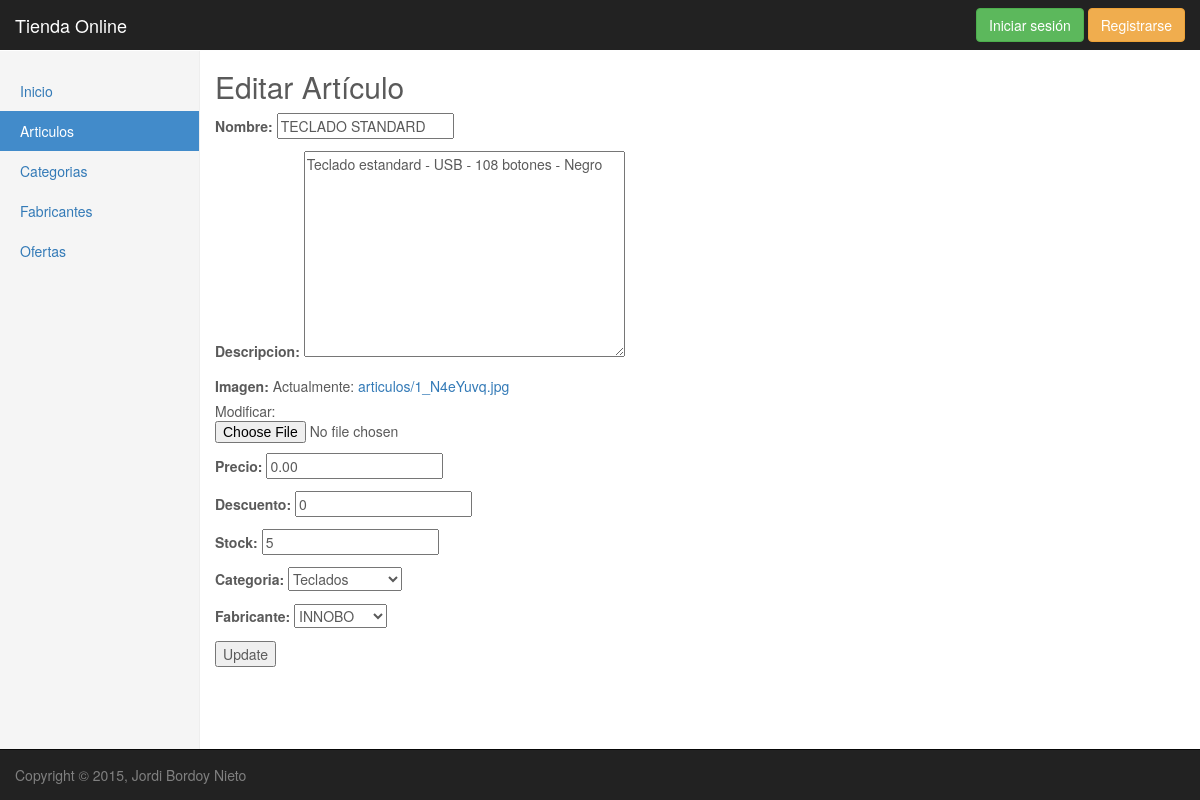
Page /articulos/editarArticulo/1/ on the committed database.
### articulos/models.py (models this page shows, shortened)
class Articulo(models.Model):
	nombre = models.CharField(max_length=30, unique = True, null = False, default='')
	descripcion = models.TextField(blank = True, null = True)
	imagen = models.ImageField(upload_to='articulos', verbose_name='Imagen', default = '')
	precio = models.DecimalField(default=0, max_digits=6, decimal_places=2)
	descuento = models.IntegerField(default=0)
	stock = models.IntegerField(default=0)
	categoria = models.ForeignKey(Categoria, related_name='art_cat', default = '')
	fabricante = models.ForeignKey(Fabricante, related_name='art_fab', default = '')

class Categoria(models.Model):
	nombre = models.CharField(max_length=30, unique = True, default = '')
	imagen = models.ImageField(upload_to='categorias', verbose_name='Imagen', default = '')
	descripcion = models.TextField(blank = True, null = True)
	def __unicode__(self):
		return self.nombre

class Fabricante(models.Model):
	nombre = models.CharField(max_length=30, unique = True, default = '')
	imagen = models.ImageField(upload_to='fabricantes', verbose_name='Imagen', default = '')
	def __unicode__(self):
		return self.nombre

### articulos/views.py (the view)
# urls.py: url(r'^editarArticulo/(?P<pk>\d+)/$',EditarArticuloView.as_view(), name = "editarArticulo"),
class EditarArticuloView(UpdateView):
	model = Articulo
	fields = '__all__'
	success_url= '/articulos/listaArticulos'
	template_name = 'articulos/editarArticulo.html'

### articulos/templates/articulos/editarArticulo.html (shortened to what this page needs)
<!DOCTYPE html>
{% extends "base.html" %}
{% load static %}
{% load staticfiles %}
{% block focoNavLeft %}
<li><a href="/">Inicio <span class="sr-only">(current)</span></a></li>
<li class="active"><a href="/articulos/listaArticulos/">Articulos</a></li>
<li><a href="/articulos/listaCategorias/">Categorias</a></li>
<li><a href="/articulos/listaFabricantes/">Fabricantes</a></li>
<li><a href="#">Ofertas</a></li>
{% endblock %}
{% block content %}
<div class="col-md-8 col-md-offset-2">
	<h2>Editar Artículo</h2>
	<form action="" method="post">{% csrf_token %}
		{{ form.as_p }}
		<input type="submit" value="Update" />
	</form>
</div>
{% endblock %}

### Tienda/static/css/jumbotron.css (style rules this page uses)
body { padding-top: 50px; padding-bottom: 20px; }

### Tienda/static/css/dashboard.css (style rules this page uses)
body { padding-top: 50px; }
.nav-sidebar > li > a { padding-right: 20px; padding-left: 20px; }
.nav-sidebar > .active > a, .nav-sidebar > .active > a:hover, .nav-sidebar > .active > a:focus { color: #fff; background-color: #428bca; }

### Tienda/static/css/carousel.css (style rules this page uses)
body { padding-bottom: 40px; color: #5a5a5a; }

### rows in the picture
Articulo: nombre "TECLADO STANDARD", descripcion "Teclado estandard - USB - 108 botones - Negro", precio "0.00", descuento "0", stock "5", categoria "Teclados", fabricante "INNOBO"
